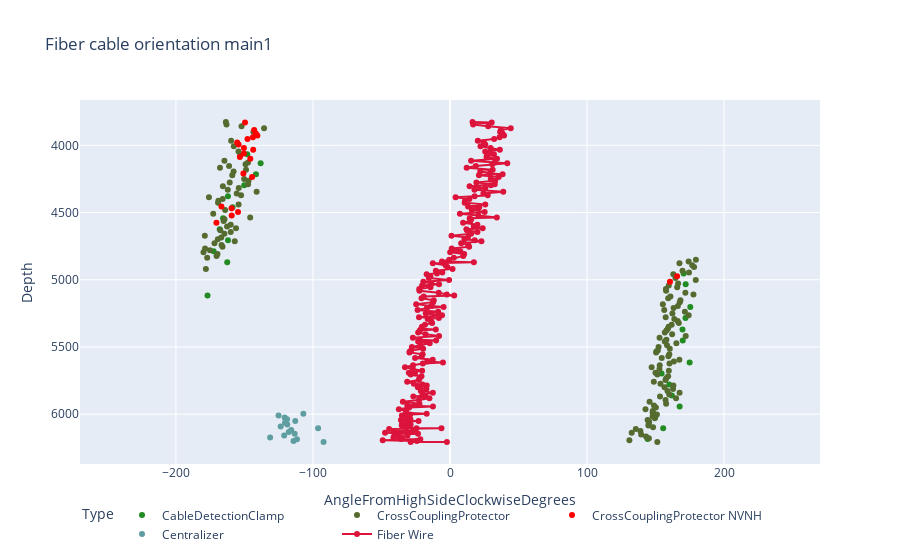

The cell this chart's notebook holds for it:
### Code cell
fig = go.Figure()

# # Add windows
# gozone_svg = ''.join([f'M {xy[0][0]+10},{xy[0][1]} ' if xy[1]==0 else f'L{xy[0][0]+10},{xy[0][1]} ' for xy in zip(combined.loc[combined['type']=='CableDetectionClamp', ['plot_angle','depth']].values,range(combined.loc[combined['type']=='CableDetectionClamp', ['plot_angle','depth']].shape[0]))])+''.join([f' L{xy[0][0]-10},{xy[0][1]} Z' if xy[1]==0 else f' L{xy[0][0]-10},{xy[0][1]}' for xy in zip(combined.loc[combined['type']=='CableDetectionClamp', ['plot_angle','depth']].values,range(combined.loc[combined['type']=='CableDetectionClamp', ['plot_angle','depth']].shape[0]))][::-1])

# nogozone_svg = ''.join([f'M {xy[0][0]+10},{xy[0][1]} ' if xy[1]==0 else f'L{xy[0][0]+10},{xy[0][1]} ' for xy in zip(combined.loc[combined['type']=='CableDetectionClamp', ['fiber_plot_angle','depth']].values,range(combined.loc[combined['type']=='CableDetectionClamp', ['fiber_plot_angle','depth']].shape[0]))])+''.join([f' L{xy[0][0]-10},{xy[0][1]} Z' if xy[1]==0 else f' L{xy[0][0]-10},{xy[0][1]}' for xy in zip(combined.loc[combined['type']=='CableDetectionClamp', ['fiber_plot_angle','depth']].values,range(combined.loc[combined['type']=='CableDetectionClamp', ['fiber_plot_angle','depth']].shape[0]))][::-1])

# fig.update_layout(shapes=[dict(type="path", path=gozone_svg, fillcolor='rgba(154,205,50,0.2)', line=dict(width=0), layer='below'), dict(type="path", path=nogozone_svg, fillcolor='rgba(255,69,0,0.2)', line=dict(width=0), layer='below')])

# Add traces
fig.add_trace(go.Scatter(x=combined.loc[(combined['type']=='CableDetectionClamp') & (pd.isna(combined['obs'])), 'plot_angle'], y=combined.loc[(combined['type']=='CableDetectionClamp') & (pd.isna(combined['obs'])), 'depth'], mode='markers', name='CableDetectionClamp', marker_color='forestgreen', customdata=combined.loc[(combined['type']=='CableDetectionClamp') & (pd.isna(combined['obs'])), ['hadware_name', 'angle_rounded', 'obs']]))


fig.add_trace(go.Scatter(x=combined.loc[(combined['type']=='CrossCouplingProtector') & (pd.isna(combined['obs'])), 'plot_angle'], y=combined.loc[(combined['type']=='CrossCouplingProtector') & (pd.isna(combined['obs'])), 'depth'], mode='markers', name='CrossCouplingProtector', marker_color='darkolivegreen', customdata=combined.loc[(combined['type']=='CrossCouplingProtector') & (pd.isna(combined['obs'])), ['hadware_name', 'angle_rounded', 'obs']]))

fig.add_trace(go.Scatter(x=combined.loc[(combined['type']=='CrossCouplingProtector') & (~pd.isna(combined['obs'])), 'plot_angle'], y=combined.loc[(combined['type']=='CrossCouplingProtector') & (~pd.isna(combined['obs'])), 'depth'], mode='markers', name='CrossCouplingProtector NVNH', marker_color='red', customdata=combined.loc[(combined['type']=='CrossCouplingProtector') & (~pd.isna(combined['obs'])), ['hadware_name', 'angle_rounded', 'obs']]))

fig.add_trace(go.Scatter(x=combined.loc[(combined['type']=='Centralizer') & (pd.isna(combined['obs'])), 'plot_angle'], y=combined.loc[(combined['type']=='Centralizer') & (pd.isna(combined['obs'])), 'depth'], mode='markers', name='Centralizer', marker_color='cadetblue', customdata=combined.loc[(combined['type']=='Centralizer') & (pd.isna(combined['obs'])), ['hadware_name', 'angle_rounded', 'obs']]))

# fig.add_trace(go.Scatter(x=combined.loc[combined['type']=='CableDetectionClamp', 'plot_angle'], y=combined.loc[combined['type']=='CableDetectionClamp', 'depth'], mode='markers', name='CableDetectionClamp', marker_color='forestgreen', customdata=combined.loc[combined['type']=='CableDetectionClamp', ['hadware_name', 'angle_rounded']]))

# fig.add_trace(go.Scatter(x=combined.loc[combined['type']=='CrossCouplingProtector', 'plot_angle'], y=combined.loc[combined['type']=='CrossCouplingProtector', 'depth'], mode='markers', name='CrossCouplingProtector', marker_color='darkolivegreen', customdata=combined.loc[combined['type']=='CrossCouplingProtector', ['hadware_name', 'angle_rounded']]))

# fig.add_trace(go.Scatter(x=combined.loc[combined['type']=='Centralizer', 'plot_angle'], y=combined.loc[combined['type']=='Centralizer', 'depth'], mode='markers', name='Centralizer', marker_color='cadetblue', customdata=combined.loc[combined['type']=='Centralizer', ['hadware_name', 'angle_rounded']]))

# fig.add_trace(go.Scatter(x=combined.loc[combined['type']=='Other', 'plot_angle'], y=combined.loc[combined['type']=='Other', 'depth'], mode='markers', name='Other', marker_color='navy', customdata=combined.loc[combined['type']=='Other', ['hadware_name', 'angle_rounded']]))

# fig.add_trace(go.Scatter(x=combined.loc[combined['type']=='PERFS', 'plot_angle'], y=combined.loc[combined['type']=='PERFS', 'depth'], mode='markers', name='PERFS', marker_color='navy', customdata=combined.loc[combined['type']=='PERFS', ['name', 'angle_rounded']]))

fig.add_trace(go.Scatter(x=combined.loc[combined['type']!='CCableDetectionClamp', 'fiber_plot_angle'], y=combined.loc[combined['type']!='CCableDetectionClamp', 'depth'], mode='lines+markers', name='Fiber Wire', marker_color='crimson', customdata=combined.loc[combined['type']!='CCableDetectionClamp', ['hadware_name', 'fiber_angle_rounded']]))

fig.update_traces(hovertemplate='%{customdata[0]}<br>%{customdata[1]}')
fig.update_xaxes(range=[-270, 270])
fig.update_yaxes(autorange="reversed")
fig.update_layout(hovermode="y", title="Fiber cable orientation main1", legend_title="Type", legend_orientation="h", template="plotly", yaxis_title="Depth", xaxis_title='AngleFromHighSideClockwiseDegrees')
fig.show()

### Figure 1 — Plotly figure (JSON) as saved in the notebook; plotly's stock layout.template omitted (floating-point values rounded to 4 significant figures; data arrays with more than 128 entries replaced by an {"elided": "..."} marker saying what was removed)
{"data": [{"customdata": [["CDC1", 144, null], ["CDC2", 156, null], ["CDC3", 150, null], ["CDC4", 168, null], ["CDC5", 162, null], ["CDC6", 160, null], ["CDC7", 154, null], ["CDC8", 175, null], ["CDC9", 151, null], ["CDC10", 170, null], ["CDC11", 170, null], ["CDC12", 172, null], ["CDC13", 175, null], ["CDC14", 183, null], ["CDC15", 172, null], ["CDC16", 170, null], ["CDC17", 197, null], ["CDC18", 188, null], ["CDC19", 198, null], ["CDC20", 192, null], ["CDC21", 194, null], ["CDC22", 201, null], ["CDC23", 198, null], ["CDC24", 210, null], ["CDC25", 218, null], ["CDC26", 222, null], ["CDC27", 212, null]], "hovertemplate": "%{customdata[0]}<br>%{customdata[1]}", "marker": {"color": "forestgreen"}, "mode": "markers", "name": "CableDetectionClamp", "type": "scatter", "x": [144.2, 155.6, 149.7, 167.6, 162.0, 160.0, 154.4, 174.9, 150.6, 169.9, 169.7, 171.8, 175.3, -176.9, 172.0, 170.5, -162.6, -172.4, -162.0, -168.0, -165.6, -158.7, -162.0, -150.2, -141.6, -138.2, -147.9], "y": [6185.0, 6104.0, 6023.0, 5942.0, 5860.0, 5779.0, 5697.0, 5615.0, 5533.0, 5452.0, 5371.0, 5285.0, 5202.0, 5116.0, 5034.0, 4953.0, 4870.0, 4788.0, 4706.0, 4624.0, 4543.0, 4461.0, 4379.0, 4297.0, 4215.0, 4134.0, 4066.0]}, {"customdata": {"elided": "154x3 mixed values"}, "hovertemplate": "%{customdata[0]}<br>%{customdata[1]}", "marker": {"color": "darkolivegreen"}, "mode": "markers", "name": "CrossCouplingProtector", "type": "scatter", "x": {"elided": "154 float values"}, "y": {"elided": "154 float values"}}, {"customdata": [["CCP88", 161, "NVNH"], ["CCP91", 166, "NVNH"], ["CCP120", 190, "NVNH"], ["CCP124", 201, "NVNH"], ["CCP126", 205, "NVNH"], ["CCP128", 201, "NVNH"], ["CCP129", 193, "NVNH"], ["CCP145", 216, "NVNH"], ["CCP147", 209, "NVNH"], ["CCP155", 214, "NVNH"], ["CCP156", 207, "NVNH"], ["CCP158", 210, "NVNH"], ["CCP160", 216, "NVNH"], ["CCP161", 210, "NVNH"], ["CCP163", 206, "NVNH"], ["CCP164", 205, "NVNH"], ["CCP166", 212, "NVNH"], ["CCP167", 216, "NVNH"], ["CCP168", 219, "NVNH"], ["CCP169", 218, "NVNH"], ["CCP171", 217, "NVNH"], ["CCP175", 210, "NVNH"]], "hovertemplate": "%{customdata[0]}<br>%{customdata[1]}", "marker": {"color": "red"}, "mode": "markers", "name": "CrossCouplingProtector NVNH", "type": "scatter", "x": [160.5, 165.7, -170.5, -159.3, -154.7, -159.4, -166.8, -144.4, -150.8, -145.7, -153.3, -150.4, -143.6, -150.4, -154.3, -155.3, -147.8, -143.8, -140.6, -141.7, -142.9, -149.6], "y": [5015.0, 4974.0, 4577.0, 4523.0, 4495.0, 4468.0, 4454.0, 4236.0, 4209.0, 4101.0, 4087.0, 4061.0, 4033.0, 4020.0, 3993.0, 3980.0, 3953.0, 3940.0, 3926.0, 3913.0, 3887.0, 3831.0]}, {"customdata": [["CENT0", 268, null], ["CENT1", 246, null], ["CENT2", 248, null], ["CENT3", 229, null], ["CENT4", 239, null], ["CENT5", 247, null], ["CENT6", 242, null], ["CENT7", 244, null], ["CENT8", 264, null], ["CENT9", 236, null], ["CENT10", 241, null], ["CENT11", 240, null], ["CENT12", 247, null], ["CENT13", 241, null], ["CENT14", 239, null], ["CENT15", 235, null], ["CENT16", 253, null]], "hovertemplate": "%{customdata[0]}<br>%{customdata[1]}", "marker": {"color": "cadetblue"}, "mode": "markers", "name": "Centralizer", "type": "scatter", "x": [-92.25, -114.2, -111.7, -131.3, -121.0, -113.4, -117.6, -115.9, -96.24, -123.5, -118.7, -120.4, -112.9, -118.9, -120.6, -125.1, -107.0], "y": [6207.0, 6200.0, 6187.0, 6173.0, 6159.0, 6145.0, 6132.0, 6118.0, 6105.0, 6091.0, 6077.0, 6064.0, 6051.0, 6038.0, 6024.0, 6010.0, 5997.0]}, {"customdata": {"elided": "220x2 mixed values"}, "hovertemplate": "%{customdata[0]}<br>%{customdata[1]}", "marker": {"color": "crimson"}, "mode": "lines+markers", "name": "Fiber Wire", "type": "scatter", "x": {"elided": "220 float values"}, "y": {"elided": "220 float values"}}], "layout": {"hovermode": "y", "legend": {"orientation": "h", "title": {"text": "Type"}}, "title": {"text": "Fiber cable orientation main1"}, "xaxis": {"range": [-270, 270], "title": {"text": "AngleFromHighSideClockwiseDegrees"}}, "yaxis": {"autorange": "reversed", "title": {"text": "Depth"}}}}
